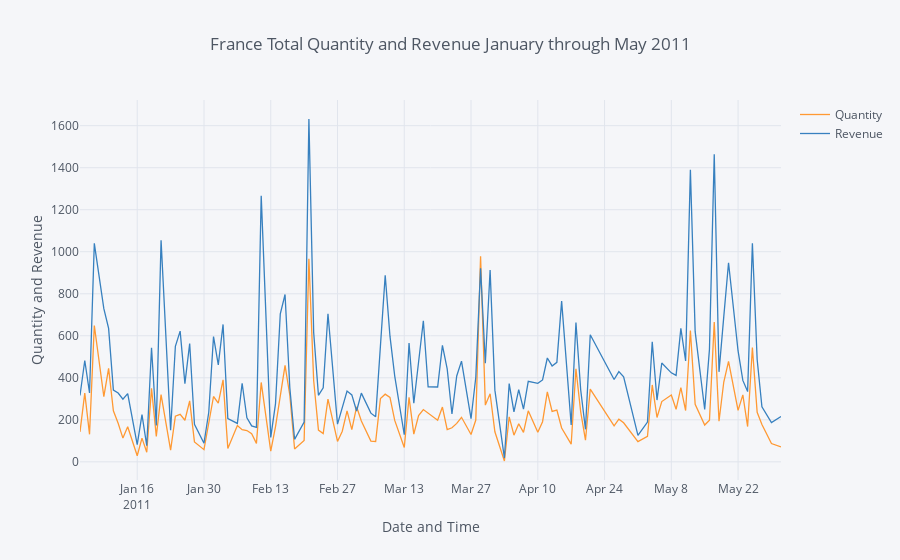

The notebook cell saved with this chart:
### Code cell
df2.iplot(kind='line', x='InvoiceDate', xTitle='Date and Time',
           yTitle='Quantity and Revenue', title='France Total Quantity and Revenue January through May 2011')
